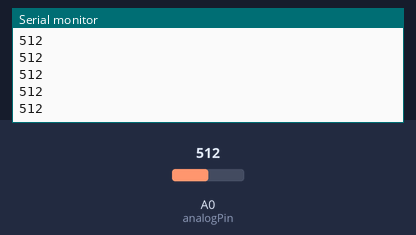
The sketch below on a simulated Arduino Uno, built with avr-gcc and run on an emulated ATmega328P. On the bench: the last lines printed to the serial monitor. The test bench sets the inputs (shaded band); at power-on: A0 (analogPin) = 512.

Above: at 1.2 s.
1.3 s: A0 (analogPin) set to 716
At 1.32 s:
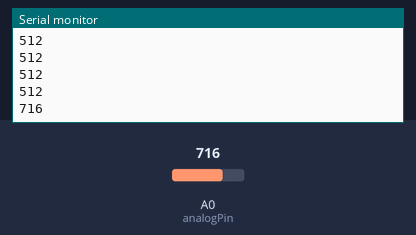
2.8 s: A0 (analogPin) set to 900
At 2.83 s:
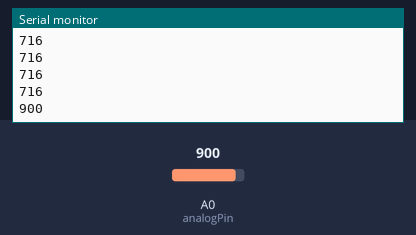
Timing chart, 0 to 5.8 s (numbered marks = the images above; inputs shaded):
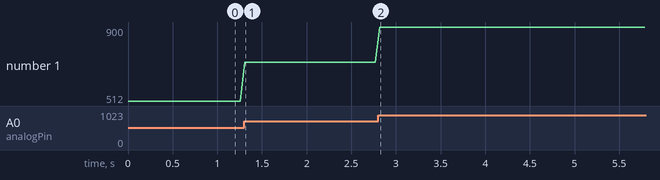

The sketch:

3.55-Analog_Input.ino
```cpp
int analogPin =A0;
int val=0;

void setup()
{
  Serial.begin(9600);
  pinMode(analogPin,INPUT);

    // set up your input pin
    // initialize the serial monitor at 9600 baud
}

void loop()
{val = analogRead(analogPin);
  Serial.println(val);
  delay(50);
    // read your sensor pin A0 and store that in the "val" variable
    // print that value as a hexidecimal number in the serial monitor
    // delay the appropriate amount of time
}
```

Measured:
- after the input at 1.3 s, the serial monitor: prints a new line at once (image 1)
- after the input at 2.8 s, the serial monitor: prints a new line at once (image 2)
- plotted number 1: 512 → 716 after the input at 1.3 s, 716 → 900 after the input at 2.8 s
